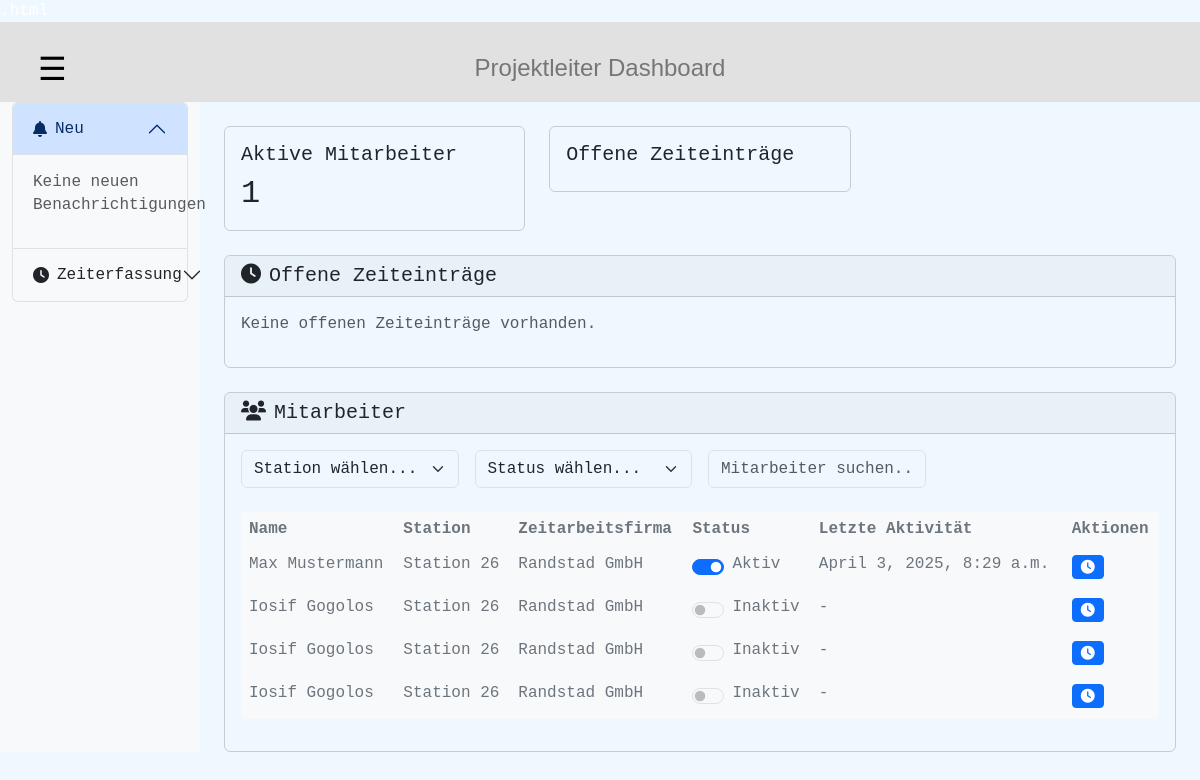
Screenshot of /project-manager/dashboard/ (signed in) with the database file from the repository.
### time_tracking/models.py (models this page shows, shortened)
class CustomUser(AbstractUser):
    USER_TYPES = (
        ('ADMIN', 'Administrator'),
        ('PROJECT_MANAGER', 'Projektleiter'),
        ('TEMP_WORKER', 'Zeitarbeitskraft'),
    )
    user_type = models.CharField(max_length=20, choices=USER_TYPES)
    station = models.ForeignKey(Station, on_delete=models.SET_NULL, null=True, blank=True)
    zeitarbeitsfirma = models.ForeignKey(Zeitarbeitsfirma, on_delete=models.SET_NULL, null=True, blank=True)
    project_manager = models.ForeignKey('self', on_delete=models.SET_NULL, null=True, blank=True,
                                        limit_choices_to={'user_type': 'PROJECT_MANAGER'})

class Station(models.Model):
    name = models.CharField(max_length=255)
    location = models.CharField(max_length=255)

class Zeitarbeitsfirma(models.Model):
    name = models.CharField(max_length=255)
    address = models.CharField(max_length=255)
    contact_person = models.CharField(max_length=255)

### time_tracking/views.py (the view)
class ProjectManagerDashboard(UserPassesTestMixin, ListView):
    model = TimeEntry
    template_name = 'time_tracking/admin/project_manager_dashboard.html'
    context_object_name = 'time_entries'
    paginate_by = 10
    ordering = ['-timestamp']
    def test_func(self):
        return is_project_manager(self.request.user)
    def get_queryset(self):
        return TimeEntry.objects.filter(
            user__project_manager=self.request.user
        ).select_related('user')
    def get_context_data(self, **kwargs):
        context = super().get_context_data(**kwargs)
        context['workers'] = CustomUser.objects.filter(
            project_manager=self.request.user,
            user_type='TEMP_WORKER'
        )
        context['active_workers_count'] = context['workers'].filter(is_active=True).count()
        context['pending_entries'] = TimeEntry.objects.filter(
            user__project_manager=self.request.user,
            approval_status='PENDING'  # Changed from status to approval_status
        ).select_related('user').order_by('-timestamp')
        context['notifications'] = Notification.objects.filter(
            user=self.request.user,
            read=False
        ).order_by('-created_at')
        return context

### time_tracking/views.py (called while the page is built)
def is_project_manager(user):
    return user.user_type == 'PROJECT_MANAGER'

### time_tracking/templates/time_tracking/admin/project_manager_dashboard.html (shortened to what this page needs)
{% extends "time_tracking/base/project_manager_base.html" %}
{% load static %}
{% block content %}
<div class="container-fluid" style="background-color: aliceblue;">
    <div class="row">
        <div class="col-md-3 col-lg-2 d-md-block bg-light sidebar">
            <div class="accordion" id="pmAccordion">
                <div class="accordion-item">
                    <h2 class="accordion-header">
                        <button class="accordion-button" type="button" data-bs-toggle="collapse" data-bs-target="#notificationsCollapse">
                            <i class="fas fa-bell me-2"></i>Neu
                        </button>
                    </h2>
                    <div id="notificationsCollapse" class="accordion-collapse collapse show">
                        <div class="accordion-body">
                            {% if notifications %}
                            <div class="list-group">
                                {% for notification in notifications %}
                                <div class="list-group-item">
                                    <div class="d-flex w-100 justify-content-between">
                                        <h6 class="mb-1">{{ notification.title }}</h6>
                                        <small>{{ notification.created_at|timesince }}</small>
                                    </div>
                                    <p class="mb-1">{{ notification.message }}</p>
                                    <div class="mt-2">
                                        <button class="btn btn-success btn-sm approve-entry"
                                                data-entry-id="{{ notification.entry.id }}">
                                            Bestätigen
                                        </button>
                                        <button class="btn btn-danger btn-sm reject-entry"
                                                data-entry-id="{{ notification.entry.id }}">
                                            Ablehnen
                                        </button>
                                    </div>
                                </div>
                                {% endfor %}
                            </div>
                            {% else %}
                            <p class="text-muted">Keine neuen Benachrichtigungen</p>
                            {% endif %}
                        </div>
                    </div>
                </div>
                <div class="accordion-item">
                    <h2 class="accordion-header">
                        <button class="accordion-button collapsed" type="button" data-bs-toggle="collapse" data-bs-target="#timetrackingCollapse">
                            <i class="fas fa-clock me-2"></i>Zeiterfassung
                        </button>
                    </h2>
                </div>
            </div>
        </div>
        <div class="col-md-9 col-lg-10 ms-sm-auto px-md-4">
            <div class="row mt-4">
                <div class="col-md-4">
                    <div class="card">
                        <div class="card-body">
                            <h5 class="card-title">Aktive Mitarbeiter</h5>
                            <p class="card-text h2" id="activeWorkersCount">{{ active_workers_count }}</p>
                        </div>
                    </div>
                </div>
                <div class="col-md-4">
                    <div class="card">
                        <div class="card-body">
                            <h5 class="card-title">Offene Zeiteinträge</h5>
                        </div>
                    </div>
                </div>
            </div>
            <div class="row mt-4" id="pending">
                <div class="col-12">
                    <div class="card">
                        <div class="card-header">
                            <h5 class="card-title mb-0">
                                <i class="fas fa-clock me-2"></i>Offene Zeiteinträge
                            </h5>
                        </div>
                        <div class="card-body">
                            {% regroup pending_entries by user as user_entries %}
                            {% for user_group in user_entries %}
                            <div class="mb-4">
                                <h6>{{ user_group.grouper.get_full_name }}</h6>
                                <div class="table-responsive">
                                    <table class="table">
                                        <thead>
                                            <tr>
                                                <th>Datum</th>
                                                <th>Art</th>
                                                <th>Zeit</th>
                                                <th>Notiz</th>
                                                <th>Aktionen</th>
                                            </tr>
                                        </thead>
                                        <tbody>
                                            {% for entry in user_group.list %}
                                            <tr>
                                                <td>{{ entry.timestamp|date:"d.m.Y" }}</td>
                                                <td>{{ entry.get_entry_type_display }}</td>
                                                <td>{{ entry.timestamp|time:"H:i" }}</td>
                                                <td>{{ entry.note|default:"-" }}</td>
                                                <td>
                                                    <button class="btn btn-success btn-sm approve-entry"
                                                            data-entry-id="{{ entry.id }}">
                                                        <i class="fas fa-check"></i>
                                                    </button>
                                                    <button class="btn btn-danger btn-sm reject-entry"
                                                            data-entry-id="{{ entry.id }}">
                                                        <i class="fas fa-times"></i>
                                                    </button>
                                                </td>
                                            </tr>
                                            {% endfor %}
                                        </tbody>
                                    </table>
                                </div>
                            </div>
                            {% empty %}
                            <p class="text-muted">Keine offenen Zeiteinträge vorhanden.</p>
                            {% endfor %}
                        </div>
                    </div>
                </div>
            </div>
            <div class="row mt-4" id="workers">
                <div class="col-12">
                    <div class="card">
                        <div class="card-header d-flex justify-content-between align-items-center">
                            <h5 class="card-title mb-0">
                                <i class="fas fa-users me-2"></i>Mitarbeiter
                            </h5>
                        </div>
                        <div class="card-body">
                            <form id="filterForm" class="row g-3 mb-4">
                                <div class="col-md-3">
                                    <select class="form-select" id="stationFilter">
                                        <option value="">Station wählen...</option>
                                    </select>
                                </div>
                                <div class="col-md-3">
                                    <select class="form-select" id="statusFilter">
                                        <option value="">Status wählen...</option>
                                    </select>
                                </div>
                                <div class="col-md-3">
                                    <input type="text" class="form-control" id="searchInput"
                                           placeholder="Mitarbeiter suchen...">
                                </div>
                            </form>
                            <div class="table-responsive">
                                <table class="table table-hover">
                                    <thead>
                                        <tr>
                                            <th>Name</th>
                                            <th>Station</th>
                                            <th>Zeitarbeitsfirma</th>
                                            <th>Status</th>
                                            <th>Letzte Aktivität</th>
                                            <th>Aktionen</th>
                                        </tr>
                                    </thead>
                                    <tbody>
                                        {% for worker in workers %}
                                        <tr class="worker-row" data-worker-id="{{ worker.id }}">
                                            <td>{{ worker.get_full_name }}</td>
                                            <td>{{ worker.station.name }}</td>
                                            <td>{{ worker.zeitarbeitsfirma.name }}</td>
                                            <td>
                                                <div class="form-check form-switch">
                                                    <input class="form-check-input worker-status"
                                                           type="checkbox"
                                                           data-worker-id="{{ worker.id }}"
                                                           {% if worker.is_active %}checked{% endif %}>
                                                    <label class="form-check-label">
                                                        {% if worker.is_active %}Aktiv{% else %}Inaktiv{% endif %}
                                                    </label>
                                                </div>
                                            </td>
                                            <td>{{ worker.last_login|default:"-" }}</td>
                                            <td>
                                                <button class="btn btn-sm btn-primary view-times"
                                                        data-worker-id="{{ worker.id }}">
                                                    <i class="fas fa-clock"></i>
                                                </button>
                                            </td>
                                        </tr>
                                        {% endfor %}
                                    </tbody>
                                </table>
                            </div>
                        </div>
                    </div>
                </div>
            </div>
        </div>
    </div>
</div>
{% endblock %}

### time_tracking/static/time_tracking/css/project_manager_dashboard.css (style rules this page uses)
body { --bs-body-font-family: var(--bs-font-monospace); --bs-body-line-height: 1.4; --bs-body-bg: var(--bs-white-100); background-color: #ECECEC; color: #fff; }
.table { --bs-table-color: var(--bs-gray-600); --bs-table-bg: var(--bs-gray-100); --bs-table-border-color: transparent; }
.admin-body { background-color: aliceblue; margin: 0; padding: 0; min-height: 100vh; }

### rows the page displays
CustomUser: get_full_name "Max Mustermann", station.name "Station 26", zeitarbeitsfirma.name "Randstad GmbH", is_active "☑", shows "Aktiv", last_login "April 3, 2025, 8:29 a.m."
CustomUser: get_full_name "Iosif Gogolos", station.name "Station 26", zeitarbeitsfirma.name "Randstad GmbH", shows "Inaktiv", last_login "-"
CustomUser: get_full_name "Iosif Gogolos", station.name "Station 26", zeitarbeitsfirma.name "Randstad GmbH", shows "Inaktiv", last_login "-"
CustomUser: get_full_name "Iosif Gogolos", station.name "Station 26", zeitarbeitsfirma.name "Randstad GmbH", shows "Inaktiv", last_login "-"

### other values shown
{{ active_workers_count }} "1"
